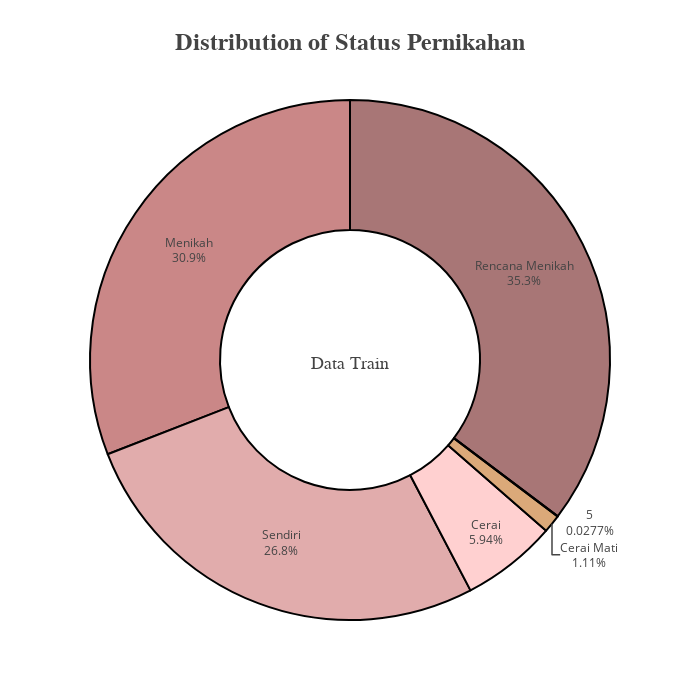

Notebook code for this chart:
### Code cell
mask = combined['status_pernikahan'].value_counts().reset_index(name='count').sort_values('count', ascending=False)

fig = go.Figure()
fig.add_trace(
    go.Pie(
        labels=mask['status_pernikahan'],
        title="Data Train",
                  titlefont={'size':18, 'family': 'Serif',},
         values=mask['count'],
        hole=0.5,
        )
    )
fig.update_traces(
    hoverinfo='label+value',
    textinfo='label+percent',
    textfont_size=12,
     marker=dict(
        colors=palette,
        line=dict(color='#000000',
                  width=2)
        )
    )
fig.layout.update(title="<b>Distribution of Status Pernikahan<b>",
                  titlefont={'size':24, 'family': 'Serif',},
                  showlegend=False, 
                  height=700, 
                  width=700, 
                  template=None, 
                 )

fig.show()

### Figure 1 — Plotly figure (JSON) as saved in the notebook; plotly's stock layout.template omitted (floating-point values rounded to 4 significant figures)
{"data": [{"hole": 0.5, "hoverinfo": "label+value", "labels": ["Rencana Menikah", "Menikah", "Sendiri", "Cerai", "Cerai Mati", "5"], "marker": {"colors": ["#A87676", "#CA8787", "#E1ACAC", "#FFD0D0", "#DBA979", "#ECCA9C", "#E8EFCF"], "line": {"color": "#000000", "width": 2}}, "textfont": {"size": 12}, "textinfo": "label+percent", "title": {"font": {"family": "Serif", "size": 18}, "text": "Data Train"}, "type": "pie", "values": [1271, 1114, 965, 214, 40, 1]}], "layout": {"height": 700, "showlegend": false, "title": {"font": {"family": "Serif", "size": 24}, "text": "<b>Distribution of Status Pernikahan<b>"}, "width": 700}}
